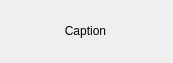
<?xml version="1.0" encoding="UTF-8"?>
<ui version="4.0">
 <class>AstCtiSpeedDialWidget</class>
 <widget class="QWidget" name="AstCtiSpeedDialWidget">
  <property name="geometry">
   <rect>
    <x>0</x>
    <y>0</y>
    <width>173</width>
    <height>63</height>
   </rect>
  </property>
  <widget class="QLabel" name="callForwardLabel">
   <property name="geometry">
    <rect>
     <x>160</x>
     <y>0</y>
     <width>13</width>
     <height>13</height>
    </rect>
   </property>
   <property name="minimumSize">
    <size>
     <width>13</width>
     <height>13</height>
    </size>
   </property>
   <property name="maximumSize">
    <size>
     <width>13</width>
     <height>13</height>
    </size>
   </property>
   <property name="pixmap">
    <pixmap resource="mainresources.qrc">:/speeddialwidget/res/speeddialwidget/callforward.png</pixmap>
   </property>
  </widget>
  <widget class="QLabel" name="doNotDisturbLabel">
   <property name="geometry">
    <rect>
     <x>0</x>
     <y>0</y>
     <width>13</width>
     <height>13</height>
    </rect>
   </property>
   <property name="minimumSize">
    <size>
     <width>13</width>
     <height>13</height>
    </size>
   </property>
   <property name="maximumSize">
    <size>
     <width>13</width>
     <height>13</height>
    </size>
   </property>
   <property name="pixmap">
    <pixmap resource="mainresources.qrc">:/speeddialwidget/res/speeddialwidget/donotdisturb.png</pixmap>
   </property>
  </widget>
  <widget class="QLabel" name="callWaitingLabel">
   <property name="geometry">
    <rect>
     <x>0</x>
     <y>50</y>
     <width>13</width>
     <height>13</height>
    </rect>
   </property>
   <property name="minimumSize">
    <size>
     <width>13</width>
     <height>13</height>
    </size>
   </property>
   <property name="maximumSize">
    <size>
     <width>13</width>
     <height>13</height>
    </size>
   </property>
   <property name="pixmap">
    <pixmap resource="mainresources.qrc">:/speeddialwidget/res/speeddialwidget/callwaiting.png</pixmap>
   </property>
  </widget>
  <widget class="QLabel" name="voicemailLabel">
   <property name="geometry">
    <rect>
     <x>160</x>
     <y>50</y>
     <width>13</width>
     <height>13</height>
    </rect>
   </property>
   <property name="minimumSize">
    <size>
     <width>13</width>
     <height>13</height>
    </size>
   </property>
   <property name="maximumSize">
    <size>
     <width>13</width>
     <height>13</height>
    </size>
   </property>
   <property name="pixmap">
    <pixmap resource="mainresources.qrc">:/speeddialwidget/res/speeddialwidget/voicemail.png</pixmap>
   </property>
  </widget>
  <widget class="QLabel" name="captionLabel">
   <property name="geometry">
    <rect>
     <x>0</x>
     <y>0</y>
     <width>171</width>
     <height>61</height>
    </rect>
   </property>
   <property name="text">
    <string>Caption</string>
   </property>
   <property name="alignment">
    <set>Qt::AlignCenter</set>
   </property>
   <property name="wordWrap">
    <bool>true</bool>
   </property>
   <property name="margin">
    <number>10</number>
   </property>
   <property name="textInteractionFlags">
    <set>Qt::NoTextInteraction</set>
   </property>
  </widget>
  <zorder>captionLabel</zorder>
  <zorder>callForwardLabel</zorder>
  <zorder>doNotDisturbLabel</zorder>
  <zorder>callWaitingLabel</zorder>
  <zorder>voicemailLabel</zorder>
 </widget>
 <resources>
  <include location="mainresources.qrc"/>
 </resources>
 <connections/>
</ui>
